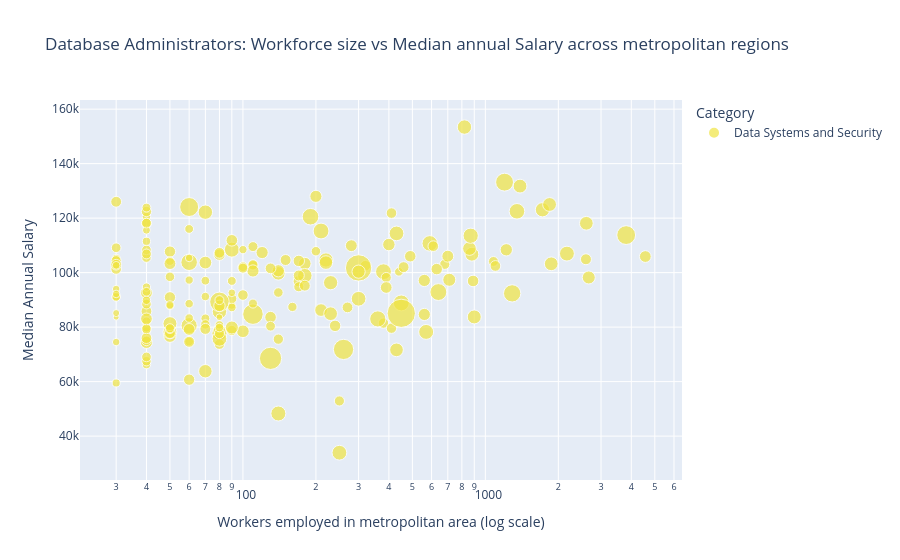

Write notebook code for a chart like this one.
### Code cell
figure_scatter['Database Administrators'].show()

### Figure 1 — Plotly figure (JSON) as saved in the notebook; plotly's stock layout.template omitted (floating-point values rounded to 4 significant figures; data arrays with more than 128 entries replaced by an {"elided": "..."} marker saying what was removed)
{"data": [{"customdata": {"elided": "197x1 float values"}, "hovertemplate": "<b>%{hovertext}</b><br><br>Category=Data Systems and Security<br>Workers employed in metropolitan area (log scale)=%{x}<br>Median Annual Salary=%{y}<br>Location quotient=%{customdata[0]}<extra></extra>", "hovertext": {"elided": "197 str values"}, "legendgroup": "Data Systems and Security", "marker": {"color": "#F0E442", "size": {"elided": "197 float values"}, "sizemode": "area", "sizeref": 0.0139, "symbol": "circle"}, "mode": "markers", "name": "Data Systems and Security", "orientation": "v", "showlegend": true, "type": "scatter", "x": {"elided": "197 int values"}, "xaxis": "x", "y": {"elided": "197 int values"}, "yaxis": "y"}], "layout": {"autosize": true, "legend": {"itemsizing": "constant", "title": {"text": "Category"}, "tracegroupgap": 0}, "title": {"text": "Database Administrators: Workforce size vs Median annual Salary across metropolitan regions"}, "xaxis": {"anchor": "y", "autorange": true, "domain": [0, 1], "range": [1.335, 3.804], "title": {"text": "Workers employed in metropolitan area (log scale)"}, "type": "log"}, "yaxis": {"anchor": "x", "autorange": true, "domain": [0, 1], "range": [24830.0, 162400.0], "title": {"text": "Median Annual Salary"}, "type": "linear"}}}
